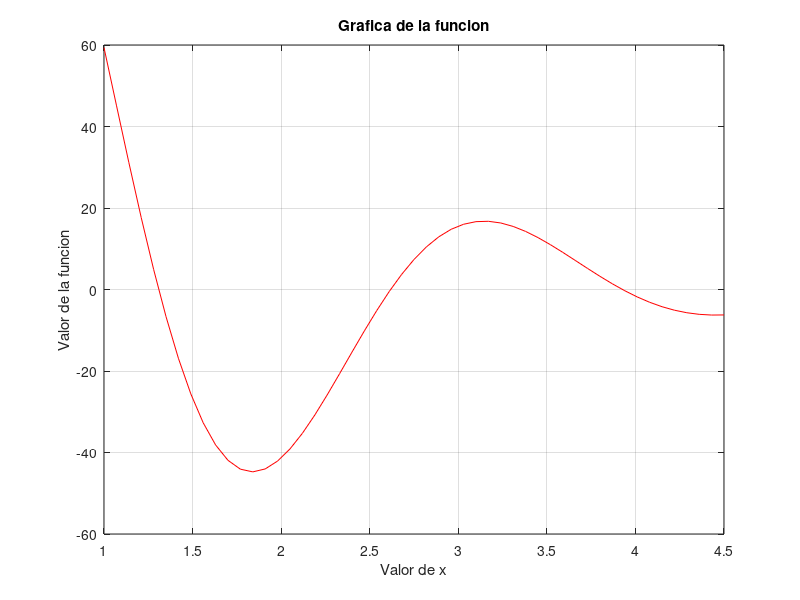

Reproduce this figure in MATLAB.
%Metodos Numericos 543 18 de febrero de 2019
%Practica 2 - Ejercicio 2
%Navarro Rodriguez Juan Francisco
%Bisect bot 700
%Este programa aproxima por el metodo de biseccion
%a la raiz de la funcion 186*exp(-0.75*x)*sin(2.4*x))
clc;clear;
%Constantes
maxi = inf; %numero maximo de iteraciones (sin limite)
cifras = 6; %cantidad de cifras minimas de la aproximacion

xinf = 1; % x l inicial
xsup = 4.5; % x u inicial
xaprox = 0; % x r

eaprox = [];

tol = 0.5*power(10,2-cifras); %la tolerancia, cifras minimas para acabar

fprintf('\n\nBisect bot 701\n\tEste programa aproxima de forma numerica ');
fprintf('\n\tpor el metodo de biseccion, las raices de');
fprintf('\n\tfuncion f(x) = (186*exp(-0.75*x)*sin(2.4*x)).');
fprintf('\n\nAproximacion');
fprintf('\nSe espera una aproximacion a %d cifras significativas',cifras);
fprintf('\nes decir, una tolerancia de %f %%\n\n',tol);
fprintf('\n n')
fprintf('\t|Xinferior')
fprintf('\t|Xsuperior') 
fprintf('\t|Xaproxim')
fprintf('\t|Prueba\t')
fprintf('\t|Error Apr')


%grafica

res = 50; %resolucion
stepsize = (xsup-xinf)/res;
xvector = xinf:stepsize:xsup;
yvector = 186*exp(-0.75*xvector).*sin(2.4*xvector);

plot(xvector,yvector,'r');
xlabel('Valor de x');
ylabel('Valor de la funcion');
title('Grafica de la funcion');
grid on;

%con base en la grafica, me di cuenta 
%que la segunda raiz esta entre 2 y 3
xinf = 2;xsup = 3;i = 0;

while true
  i = i+1;
	xpast = xaprox;
	xaprox = (xinf+xsup)/2; %agrega la nueva aproximacion al vector
	signo = (186*exp(-0.75*xinf)*sin(2.4*xinf))*(186*exp(-0.75*xaprox)*sin(2.4*xaprox)); %evaluacion de subintervalo
    fprintf('\n%d\t|%f\t|%f\t|%f\t|%f',i,xinf,xsup,xaprox,signo)
    if (i ~= 1)
		eaprox = (abs((xaprox - xpast)/xaprox))*100;
        fprintf('\t|%f',eaprox)
    else
        fprintf('\t|\t')
    end
    
	if (signo < 0)
		xsup = xaprox; 	
	elseif (signo > 0)
		xinf = xaprox;
	end
	if (eaprox < tol)
		break;
	end
end
